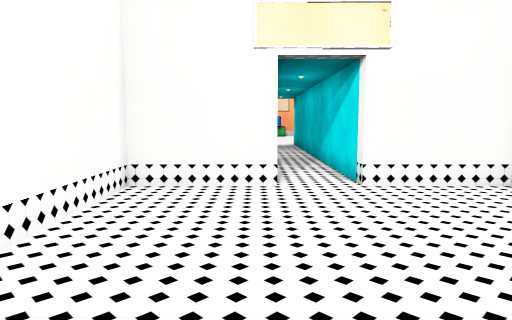
[1] (above)

17 first-person views from a walk through a Unity game level. The camera is 1.5 m above the floor, tilts 6° down and sees 70° across. The floor is counted in squares, 1 m on a side. Each view is taken from the middle of a square. On the plan, view 1 faces up. The plan holds only what a view shows up to about 16 squares ahead; the rest is blank. The player character is not drawn. Door leaves are left out, so doorways stand open. Some surface patterns are stand-ins.

[2]
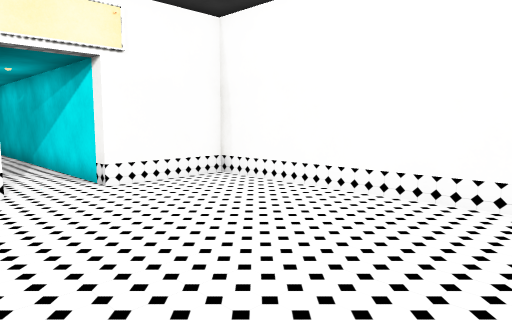

[3]
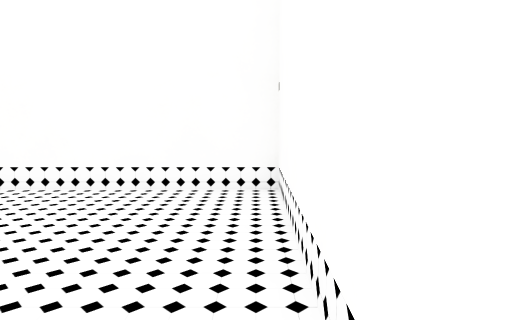

[4]
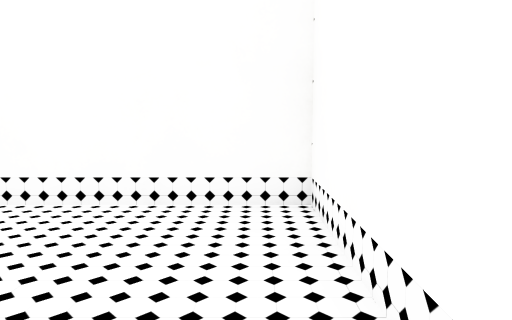

[5]
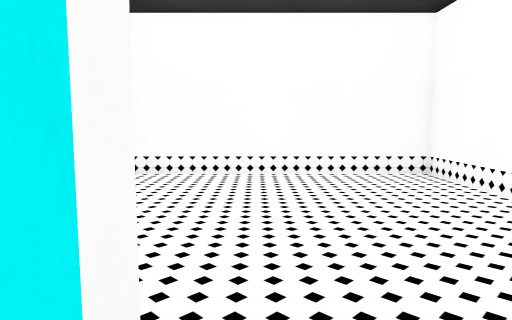

[6]
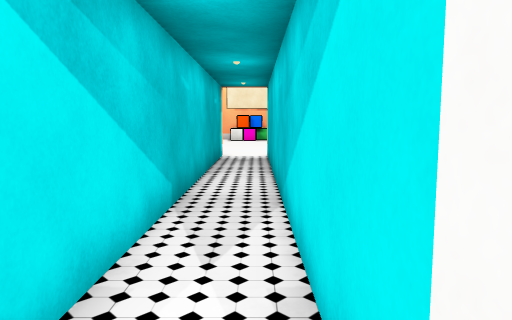

[7]
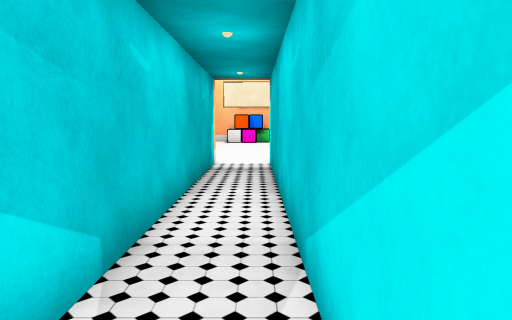

[8]
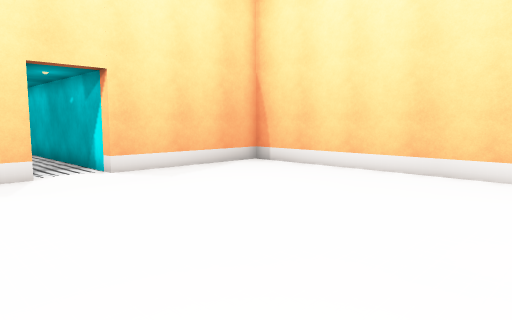

[9]
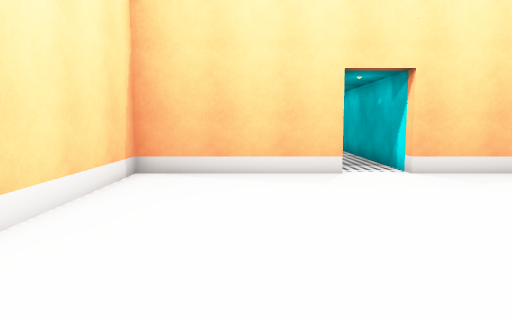

[10]
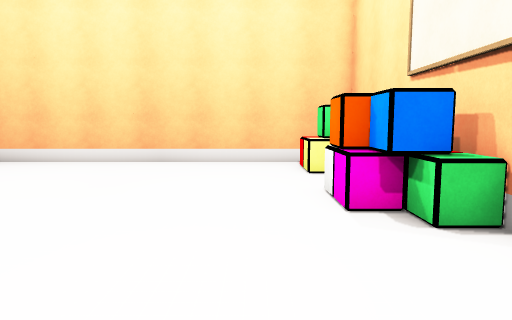

[11]
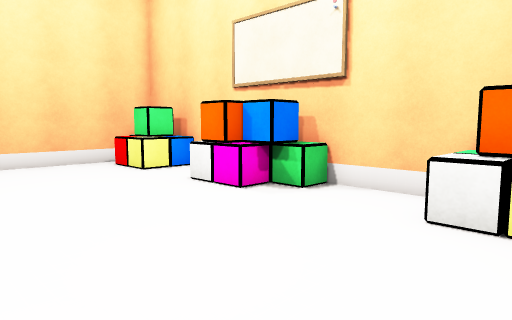

[12]
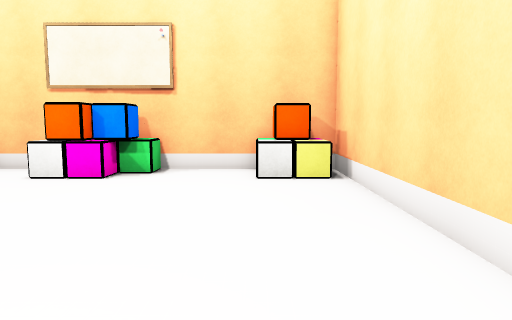

[13]
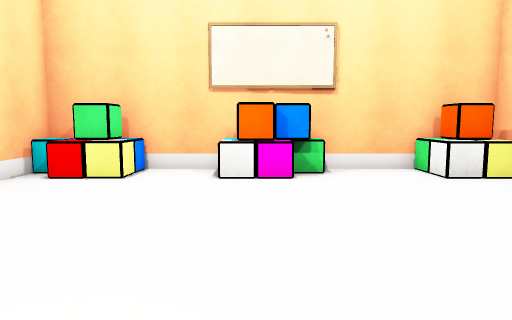

[14]
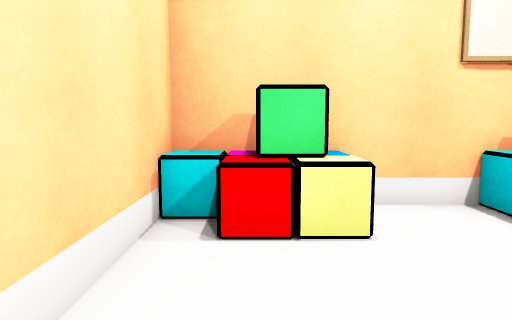

[15]
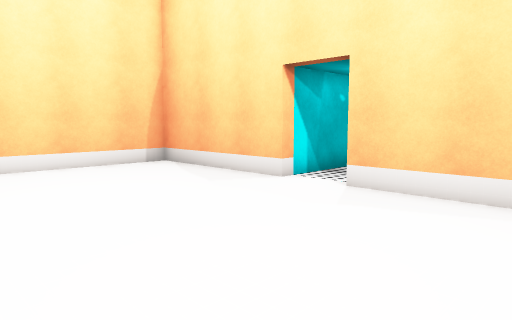

[16]
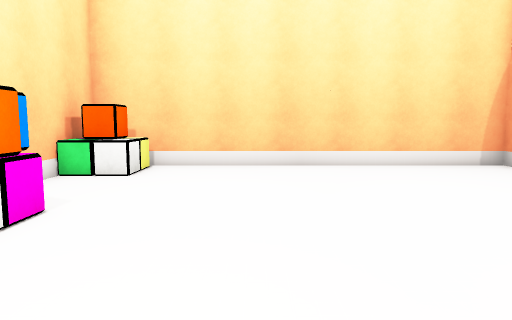

[17]
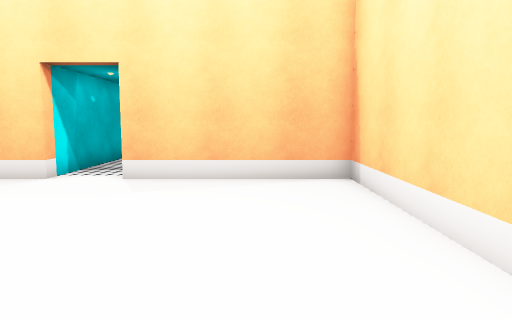

### Floor plan
Points are (right, up) in squares from view 1. A wall is a line through its corners. A room is listed if a view was taken in it or the views show most of it. See-through windows are left out.
Room 1 (views 1, 2, 3, 4, 6)
walls: (0.6, 8.5) (-3, 8.5) (-3, -0.5) (6, -0.5) (6, 8.5) (2.5, 8.5)
ways out: open door at (1.5, 9) to room 2
Room 2 (views 5, 7, 8, 9, 10, 11, 12, 13, 14, 15, 16, 17)
walls: (2.5, 8.5) (2.5, 24.5) (8.5, 24.5) (8.5, 38.5) (-5.5, 38.5) (-5.5, 24.5) (0.5, 24.5) (0.5, 10)
ways out: open door at (1.5, 9) to room 1
objects: other object (-5, 38); other object (-4, 37); other object (-4, 38); other object (-3, 37); other object (-3, 38); other object (0, 37); other object (0, 38) to (1, 38); other object (1, 37); other object (2, 37); other object (2, 38); other object (3, 38); other object (6, 37) to (7, 37); other object (6, 38) to (7, 38); other object (8, 37); other object (8, 38)

Positions as (right, up) in squares from view 1, and headings:
1: (0, 0), facing up
2: (-1, 0), facing up-right
3: (-2, 0), facing right
4: (-2, 6), facing down
5: (2, 10), facing down
6: (2, 8), facing up
7: (2, 11), facing up
8: (5, 35), facing down-left
9: (5, 35), facing down
10: (8, 35), facing left
11: (8, 31), facing up-left
12: (6, 27), facing up
13: (1, 27), facing up
14: (-4, 32), facing up
15: (-4, 32), facing down-right
16: (-4, 33), facing right
17: (-3, 34), facing down
